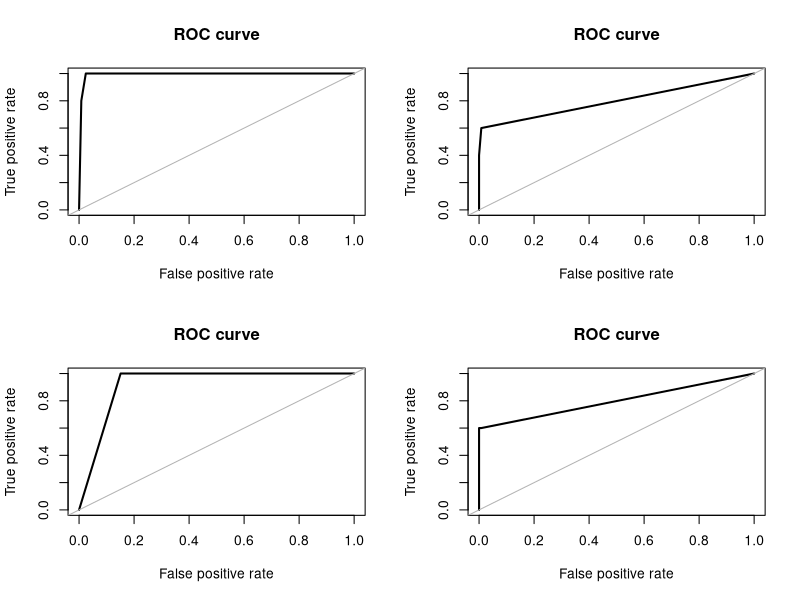

R code for this plot:
#This piece of code gives us a generic idea of how to handle imbalanced classes in R intended for solving traditional 
#Classification problem (This is taken from an article at analytics vidhya)
#Source: https://www.analyticsvidhya.com/blog/2016/03/practical-guide-deal-imbalanced-classification-problems/

#We need to ainstall the rose package for this
install.packages("ROSE")


#Loading the library ROSE
library(ROSE)

#Loading the inbuilt data hacide for showing this example
data(hacide)

#Setting the training part of the same data set into a new dat frame
df=data.frame(hacide.train)

#Viewing the data set hacide
View(df)

#Viewing the structure of the same
str(df)

#Checking the count of class
table(df$cls)
#0: 980
#1: 20

#Checking the percentage proportion
prop.table(table(df$cls))
#0: 98 %
#1: 2 %


#As we see, this data set contains only 2% of positive cases and 98% of negative cases. 
#This is a severely imbalanced data set. So, the imbalance would badly affect our prediction accuracy. 
#Let's build a model on this data. I'll be using decision tree algorithm for modeling purpose.

library(rpart)
treeimb <- rpart(cls ~ ., data = hacide.train)
pred.treeimb <- predict(treeimb, newdata = hacide.test)



#Let's check the accuracy of this prediction. To check accuracy, ROSE package has a function names accuracy.meas,
#it computes important metrics such as precision, recall & F measure.
accuracy.meas(hacide.test$cls, pred.treeimb[,2])

# These metrics provide an interesting interpretation. With threshold value as 0.5, Precision = 1 says there are no 
# false positives. Recall = 0.20 is very much low and indicates that we have higher number of false negatives. 
# Threshold values can be altered also. F = 0.167 is also low and suggests weak accuracy of this model.

#Viewing the ROC curve for the above prediction
roc.curve(hacide.test$cls, pred.treeimb[,2], plotit = F)


#over sampling
data_balanced_over = ovun.sample(cls ~ ., data = hacide.train, method = "over",N = 1960)$data
table(data_balanced_over$cls)


#In the code above, method over instructs the algorithm to perform over sampling. N refers to number of observations in
#the resulting balanced set. In this case, originally we had 980 negative observations. So, I instructed this line of 
#code to over sample minority class until it reaches 980 and the total data set comprises of 1960 samples


#Under sampling
data_balanced_under = ovun.sample(cls ~ ., data = hacide.train, method = "under", N = 40, seed = 1)$data
table(data_balanced_under$cls)


#Now the data set is balanced. But, you see that we've lost significant information from the sample. Let's do both 
#undersampling and oversampling on this imbalanced data. This can be achieved using method = "both". In this case, 
#the minority class is oversampled with replacement and majority class is undersampled without replacement.

data_balanced_both <- ovun.sample(cls ~ ., data = hacide.train, method = "both", p=0.5,N=1000, seed = 1)$data
table(data_balanced_both$cls)


#p refers to the probability of positive class in newly generated sample.

#The data generated from oversampling have expected amount of repeated observations. Data generated from undersampling
#is deprived of important information from the original data. This leads to inaccuracies in the resulting performance. 
#To encounter these issues, ROSE helps us to generate data synthetically as well. The data generated using ROSE is 
#considered to provide better estimate of original data


data.rose = ROSE(cls ~ ., data = hacide.train, seed = 1)$data
table(data.rose$cls)


#This generated data has size equal to the original data set (1000 observations). Now, we've balanced data sets using 4 
#techniques. Let's compute the model using each data and evaluate its accuracy.

#build decision tree models
tree.rose = rpart(cls ~ ., data = data.rose)
tree.over = rpart(cls ~ ., data = data_balanced_over)
tree.under = rpart(cls ~ ., data = data_balanced_under)
tree.both = rpart(cls ~ ., data = data_balanced_both)



#make predictions on unseen data
pred.tree.rose = predict(tree.rose, newdata = hacide.test)
pred.tree.over = predict(tree.over, newdata = hacide.test)
pred.tree.under = predict(tree.under, newdata = hacide.test)
pred.tree.both = predict(tree.both, newdata = hacide.test)



par(mfrow=c(2,2))

#Checking the AUC scores of all the variations 

#AUC ROSE
roc.curve(hacide.test$cls, pred.tree.rose[,2])
#Area under the curve (AUC): 0.989

#AUC Oversampling
roc.curve(hacide.test$cls, pred.tree.over[,2])
#Area under the curve (AUC): 0.798

#AUC Undersampling
roc.curve(hacide.test$cls, pred.tree.under[,2])
#Area under the curve (AUC): 0.867

#AUC Both
roc.curve(hacide.test$cls, pred.tree.both[,2])
#Area under the curve (AUC): 0.798


#So, we may conclude that ROSE performs the best for handling imbalanced classes
